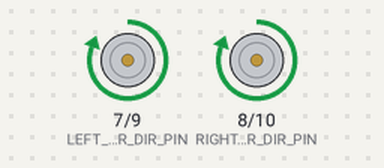
The sketch below on a simulated Arduino Uno, built with avr-gcc and run on an emulated ATmega328P. Parts: direction and speed pins drawn as motors (green arrow = direction pin HIGH = forward, orange = LOW = backward, longer = more drive).

Above: at 0.7 s.
At 6.0 s:
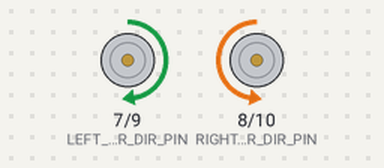
Timing chart, 0 to 8.1 s (numbered marks = the images above):
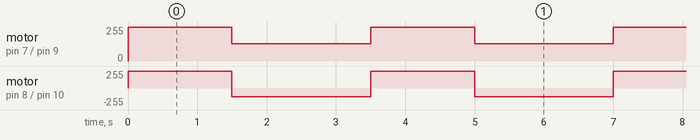

The sketch:

MiniDriver.ino
```cpp
// Demo program for the Dagu Arduino Mini Driver. Uses dead reckoning
// to try to drive a robot in a square

const int LEFT_MOTOR_DIR_PIN = 7;
const int LEFT_MOTOR_PWM_PIN = 9;
const int RIGHT_MOTOR_DIR_PIN = 8;
const int RIGHT_MOTOR_PWM_PIN = 10;

const int DRIVE_FORWARD_TIME_MS = 1500;
const int TURN_TIME_MS = 2000;

//----------------------------------------------------------
void setup()
{
    // Setup the pins
    pinMode( LEFT_MOTOR_DIR_PIN, OUTPUT );
    pinMode( LEFT_MOTOR_PWM_PIN, OUTPUT );
    pinMode( RIGHT_MOTOR_DIR_PIN, OUTPUT );
    pinMode( RIGHT_MOTOR_PWM_PIN, OUTPUT );
}

//----------------------------------------------------------
void loop()
{
    // Drive forwards at 100%
    digitalWrite( LEFT_MOTOR_DIR_PIN, HIGH );
    digitalWrite( RIGHT_MOTOR_DIR_PIN, HIGH );
    analogWrite( LEFT_MOTOR_PWM_PIN, 255 );
    analogWrite( RIGHT_MOTOR_PWM_PIN, 255 );
    delay( DRIVE_FORWARD_TIME_MS );

    // Turn left at 50%
    digitalWrite( LEFT_MOTOR_DIR_PIN, HIGH );
    digitalWrite( RIGHT_MOTOR_DIR_PIN, LOW );
    analogWrite( LEFT_MOTOR_PWM_PIN, 128 );
    analogWrite( RIGHT_MOTOR_PWM_PIN, 128 );
    delay( TURN_TIME_MS );
}
```

Measured:
- by itself, motor on pin 7 (LEFT_MOTOR_DIR_PIN) / pin 9 (LEFT_MOTOR_PWM_PIN): alternates forward 255/255 for 1.5 s and forward 128/255 for 2.0 s
- by itself, motor on pin 8 (RIGHT_MOTOR_DIR_PIN) / pin 10 (RIGHT_MOTOR_PWM_PIN): alternates forward 255/255 for 1.5 s and backward 128/255 for 2.0 s
